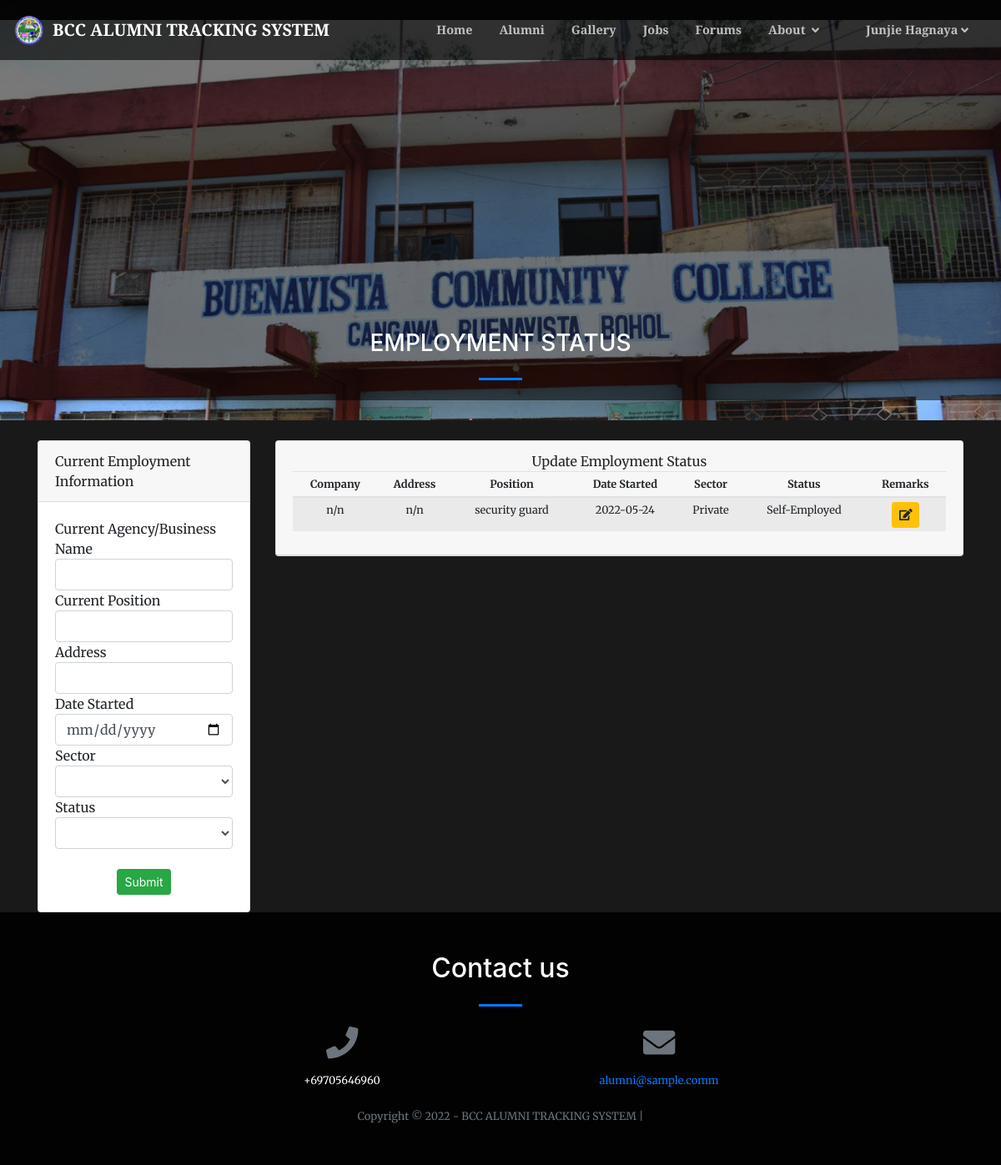
Page /index.php?page=employment_status&&id=29 (signed in) on the committed database.
### tables this page shows
CREATE TABLE `employment_status` (
  `id` varchar(100) NOT NULL,
  `company` varchar(100) NOT NULL,
  `position` varchar(100) NOT NULL,
  `address` varchar(100) NOT NULL,
  `date_started` varchar(100) NOT NULL,
  `sector` varchar(100) NOT NULL,
  `status` varchar(100) NOT NULL,
  `react_counter` varchar(100) NOT NULL,
  `counter` bigint(20) UNSIGNED NOT NULL
);

### employment_status.php (the view, shortened to what this page needs)
<?php echo $_SESSION['login_alumnus_id'];
$company = ""; $address="";$position="";$contact_info = "";$date_started="";$sector="";$status="";
?>
<header class="masthead">
            <div class="container-fluid h-100">
                <div class="row h-100 align-items-center justify-content-center text-center">
                    <div class="col-lg-8 align-self-end mb-4 page-title">
                    	<h3 class="text-white">EMPLOYMENT STATUS</h3>
                        <hr class="divider my-4" />
                    </div>
                </div>
            </div>
        </header><br>
<div class="container">
    <div class="row justify-content-center text-center">
        <div class="col-md-3">
            <div class="card text-left">
                <div class="card-header">
                Current Employment Information
                </div>
                <div class="card-body">
                        <form method="POST">
                            Current Agency/Business Name<input type="text" name="current_company" class="form-control" value="<?php echo $company; ?>">
                            Current Position<input type="text" name="current_position" class="form-control" value="<?php echo $position; ?>">
                            Address<input type="text" name="contact_info" class="form-control" value="<?php echo $contact_info; ?>">
                            Date Started<input type="date" name="date_started" class="form-control" value="<?php echo $date_started; ?>">
                            Sector<select class="form-control" name="sector">
                                <option></option>
                                <option <?php if($sector == "Government"){ echo "selected";} ?>>Government</option>
                            </select>
                            Status<select class="form-control" name="status" aria-label="Ngano">
                                <option></option>
                                <option <?php if($status == "Permanent"){ echo "selected";} ?> >Permanent/Regular</option>
                            </select>
                            <br>
                            <?php if(isset($_GET['edit'])){ ?>
                                <div class="text-center"><input type="submit" name="edit_company" class="btn btn-success btn-sm" value="Edit"></div>
                            <?php } else { ?>
                                <div class="text-center"><input type="submit" name="add_company" class="btn btn-success btn-sm"></div>
                            <?php } ?>
                        </form>
                </div>
            </div>
        </div>
        <div class="col-md-9">
            <div class="card">
                <div class="card-header">
                    Update Employment Status
                    <table class="table table-sm table-striped small">
                        <thead>
                            <th>Company</th>
                            <th>Address</th>
                            <th>Position</th>
                            <th>Date Started</th>
                            <th>Sector</th>
                            <th>Status</th>
                            <th>Remarks</th>
                        </thead>
                        <tbody>
                            <?php
                            $get_company_list = mysqli_query($conn, "SELECT * FROM employment_status WHERE id = '".$_GET['id']."' ORDER BY date_started DESC");
                            foreach($get_company_list as $get_company_list){?>
                            <tr>
                                <td><?php echo $get_company_list['company']; ?></td>
                                <td><?php echo $get_company_list['address']; ?></td>
                                <td><?php echo $get_company_list['position']; ?></td>
                                <td><?php echo $get_company_list['date_started']; ?></td>
                                <td><?php echo $get_company_list['sector']; ?></td>
                                <td><?php echo $get_company_list['status']; ?></td>
                                <td><a href="index.php?page=employment_status&&id=<?php echo $_SESSION['login_alumnus_id'];  ?>&&edit=<?php echo $get_company_list['counter'];  ?>" class="btn btn-sm btn-warning p-1 px-2"><i class="fa fa-edit"></i></a>
                            </tr>
                            <?php } ?>
                        </tbody>
                    </table>
                </div>
            </div>
        </div>
    </div>
</div>

### rows in the picture
employment_status: company "n/n", address "n/n", position "security guard", date_started "2022-05-24", sector "Private", status "Self-Employed"

### other values in the picture
$_SESSION['system']['name'] "BCC ALUMNI TRACKING SYSTEM"
$_SESSION['login_name'] "Junjie Hagnaya"
$_SESSION['system']['contact'] "+69705646960"
$_SESSION['system']['email'] "alumni@sample.comm"
